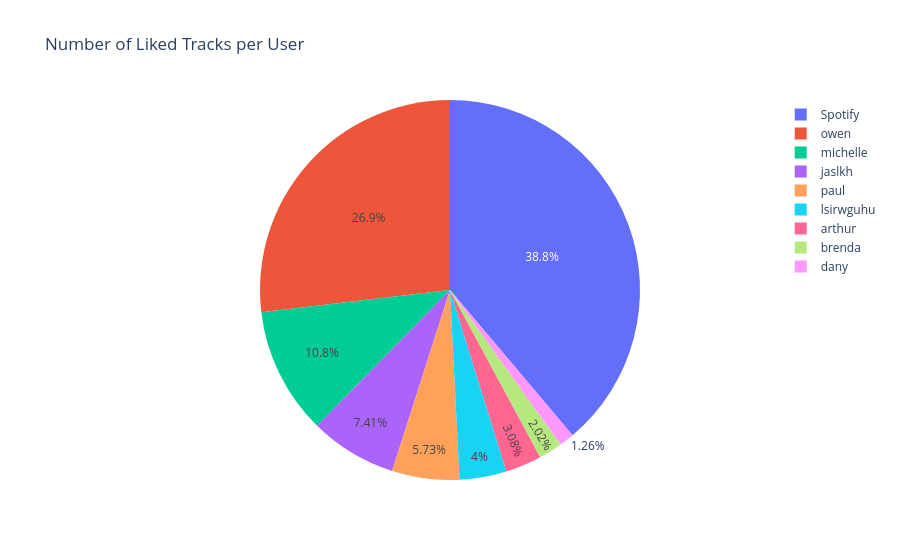

Here is the notebook cell this chart was saved with:
### Code cell
px.pie(df, names="username", title="Number of Liked Tracks per User")

### Figure 1 — Plotly figure (JSON) as saved in the notebook; plotly's stock layout.template omitted (floating-point values rounded to 4 significant figures; data arrays with more than 128 entries replaced by an {"elided": "..."} marker saying what was removed)
{"data": [{"domain": {"x": [0, 1], "y": [0, 1]}, "hovertemplate": "username=%{label}<extra></extra>", "labels": {"elided": "20322 str values"}, "legendgroup": "", "name": "", "showlegend": true, "type": "pie"}], "layout": {"legend": {"tracegroupgap": 0}, "title": {"text": "Number of Liked Tracks per User"}}}
